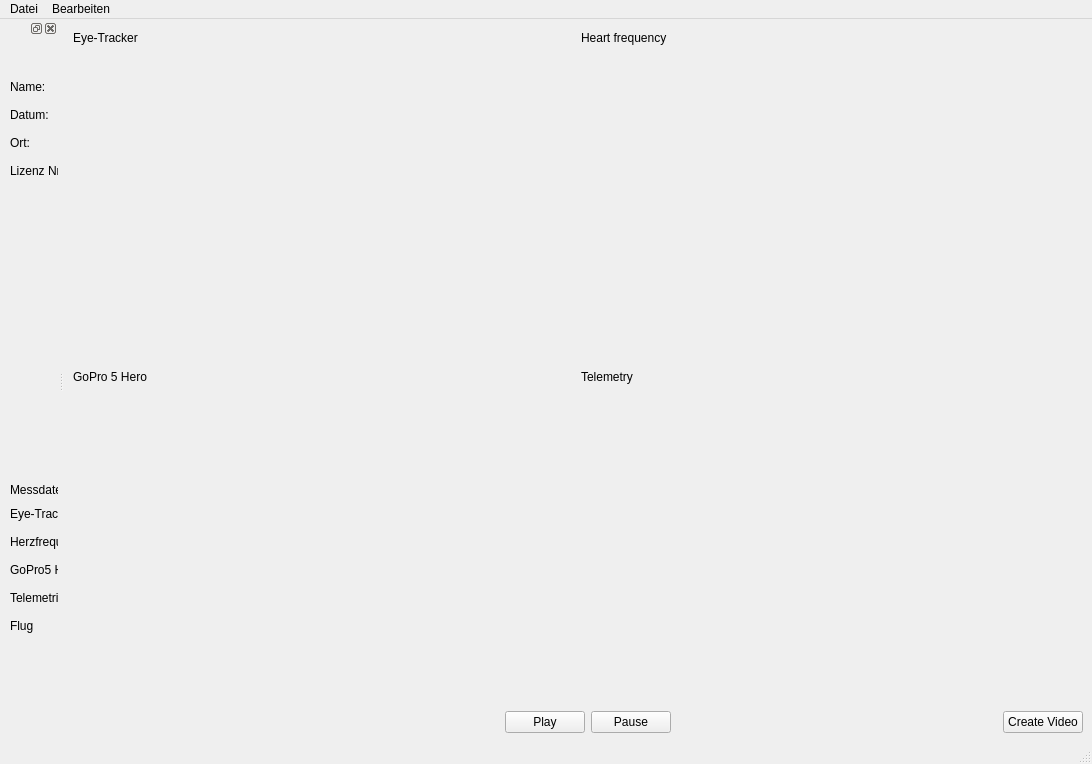
<?xml version="1.0" encoding="UTF-8"?>
<ui version="4.0">
 <class>Debriefing</class>
 <widget class="QMainWindow" name="Debriefing">
  <property name="geometry">
   <rect>
    <x>0</x>
    <y>0</y>
    <width>1092</width>
    <height>764</height>
   </rect>
  </property>
  <property name="windowTitle">
   <string>Debriefing</string>
  </property>
  <widget class="QWidget" name="centralwidget">
   <layout class="QGridLayout" name="gridLayout_3">
    <item row="2" column="1">
     <spacer name="horizontalSpacer">
      <property name="orientation">
       <enum>Qt::Horizontal</enum>
      </property>
      <property name="sizeHint" stdset="0">
       <size>
        <width>420</width>
        <height>20</height>
       </size>
      </property>
     </spacer>
    </item>
    <item row="2" column="4">
     <spacer name="horizontalSpacer_2">
      <property name="orientation">
       <enum>Qt::Horizontal</enum>
      </property>
      <property name="sizeHint" stdset="0">
       <size>
        <width>300</width>
        <height>20</height>
       </size>
      </property>
     </spacer>
    </item>
    <item row="1" column="0" colspan="6">
     <widget class="Phonon::SeekSlider" name="seekSlider">
      <property name="sizePolicy">
       <sizepolicy hsizetype="Minimum" vsizetype="Maximum">
        <horstretch>0</horstretch>
        <verstretch>0</verstretch>
       </sizepolicy>
      </property>
     </widget>
    </item>
    <item row="2" column="0">
     <widget class="Phonon::VolumeSlider" name="volumeSlider"/>
    </item>
    <item row="2" column="2">
     <widget class="QPushButton" name="pushButton">
      <property name="text">
       <string>Play</string>
      </property>
     </widget>
    </item>
    <item row="2" column="3">
     <widget class="QPushButton" name="pushButton_2">
      <property name="text">
       <string>Pause</string>
      </property>
     </widget>
    </item>
    <item row="2" column="5">
     <widget class="QPushButton" name="pushButton_3">
      <property name="text">
       <string>Create Video</string>
      </property>
     </widget>
    </item>
    <item row="0" column="0" colspan="6">
     <layout class="QGridLayout" name="gridLayout">
      <item row="0" column="0">
       <widget class="QLabel" name="label">
        <property name="maximumSize">
         <size>
          <width>16777215</width>
          <height>20</height>
         </size>
        </property>
        <property name="text">
         <string>Eye-Tracker</string>
        </property>
       </widget>
      </item>
      <item row="0" column="1">
       <widget class="QLabel" name="label_3">
        <property name="maximumSize">
         <size>
          <width>16777215</width>
          <height>20</height>
         </size>
        </property>
        <property name="text">
         <string>Heart frequency</string>
        </property>
       </widget>
      </item>
      <item row="1" column="0">
       <widget class="Phonon::VideoPlayer" name="videoPlayer_1"/>
      </item>
      <item row="1" column="1">
       <widget class="Phonon::VideoPlayer" name="videoPlayer_2"/>
      </item>
      <item row="2" column="0">
       <widget class="QLabel" name="label_2">
        <property name="maximumSize">
         <size>
          <width>16777215</width>
          <height>20</height>
         </size>
        </property>
        <property name="text">
         <string>GoPro 5 Hero</string>
        </property>
       </widget>
      </item>
      <item row="2" column="1">
       <widget class="QLabel" name="label_4">
        <property name="maximumSize">
         <size>
          <width>16777215</width>
          <height>20</height>
         </size>
        </property>
        <property name="text">
         <string>Telemetry</string>
        </property>
       </widget>
      </item>
      <item row="3" column="0">
       <widget class="Phonon::VideoPlayer" name="videoPlayer_3"/>
      </item>
      <item row="3" column="1">
       <widget class="Phonon::VideoPlayer" name="videoPlayer_4"/>
      </item>
     </layout>
    </item>
   </layout>
  </widget>
  <widget class="QStatusBar" name="statusbar"/>
  <widget class="QMenuBar" name="menuBar">
   <property name="geometry">
    <rect>
     <x>0</x>
     <y>0</y>
     <width>1092</width>
     <height>26</height>
    </rect>
   </property>
   <widget class="QMenu" name="menuDatei">
    <property name="title">
     <string>Datei</string>
    </property>
   </widget>
   <widget class="QMenu" name="menuBearbeiten">
    <property name="title">
     <string>Bearbeiten</string>
    </property>
   </widget>
   <addaction name="menuDatei"/>
   <addaction name="menuBearbeiten"/>
  </widget>
  <widget class="QDockWidget" name="dockWidget">
   <attribute name="dockWidgetArea">
    <number>1</number>
   </attribute>
   <widget class="QWidget" name="dockWidgetContents_2">
    <widget class="QWidget" name="layoutWidget">
     <property name="geometry">
      <rect>
       <x>10</x>
       <y>38</y>
       <width>323</width>
       <height>561</height>
      </rect>
     </property>
     <layout class="QGridLayout" name="gridLayout_23">
      <item row="1" column="1">
       <widget class="QLineEdit" name="lineEdit_20"/>
      </item>
      <item row="2" column="0">
       <widget class="QLabel" name="label_57">
        <property name="text">
         <string>Ort:</string>
        </property>
       </widget>
      </item>
      <item row="3" column="0">
       <widget class="QLabel" name="label_59">
        <property name="text">
         <string>Lizenz Nr.</string>
        </property>
       </widget>
      </item>
      <item row="2" column="1">
       <widget class="QLineEdit" name="lineEdit_21"/>
      </item>
      <item row="3" column="1">
       <widget class="QLineEdit" name="lineEdit_22"/>
      </item>
      <item row="0" column="1">
       <widget class="QLineEdit" name="lineEdit_23"/>
      </item>
      <item row="0" column="0">
       <widget class="QLabel" name="label_60">
        <property name="text">
         <string>Name:</string>
        </property>
       </widget>
      </item>
      <item row="9" column="2">
       <widget class="QPushButton" name="pushButton_9">
        <property name="text">
         <string>Durchsuchen</string>
        </property>
       </widget>
      </item>
      <item row="1" column="0">
       <widget class="QLabel" name="label_62">
        <property name="text">
         <string>Datum:</string>
        </property>
       </widget>
      </item>
      <item row="11" column="2">
       <widget class="QPushButton" name="pushButton_11">
        <property name="text">
         <string>Durchsuchen</string>
        </property>
       </widget>
      </item>
      <item row="10" column="2">
       <widget class="QPushButton" name="pushButton_10">
        <property name="text">
         <string>Durchsuchen</string>
        </property>
       </widget>
      </item>
      <item row="8" column="1">
       <widget class="QLineEdit" name="lineEdit_10"/>
      </item>
      <item row="11" column="1">
       <widget class="QLineEdit" name="lineEdit_24"/>
      </item>
      <item row="11" column="0">
       <widget class="QLabel" name="label_63">
        <property name="text">
         <string>Flug</string>
        </property>
       </widget>
      </item>
      <item row="8" column="2">
       <widget class="QPushButton" name="pushButton_12">
        <property name="text">
         <string>Durchsuchen</string>
        </property>
       </widget>
      </item>
      <item row="10" column="0">
       <widget class="QLabel" name="label_64">
        <property name="text">
         <string>Telemetrie</string>
        </property>
       </widget>
      </item>
      <item row="7" column="1">
       <widget class="QLineEdit" name="lineEdit_8"/>
      </item>
      <item row="8" column="0">
       <widget class="QLabel" name="label_38">
        <property name="text">
         <string>Herzfrequenz</string>
        </property>
       </widget>
      </item>
      <item row="7" column="2">
       <widget class="QPushButton" name="pushButton_13">
        <property name="text">
         <string>Durchsuchen</string>
        </property>
       </widget>
      </item>
      <item row="9" column="1">
       <widget class="QLineEdit" name="lineEdit_25"/>
      </item>
      <item row="10" column="1">
       <widget class="QLineEdit" name="lineEdit_26"/>
      </item>
      <item row="7" column="0">
       <widget class="QLabel" name="label_39">
        <property name="text">
         <string>Eye-Tracker:</string>
        </property>
       </widget>
      </item>
      <item row="9" column="0">
       <widget class="QLabel" name="label_65">
        <property name="text">
         <string>GoPro5 HERO</string>
        </property>
       </widget>
      </item>
      <item row="6" column="0">
       <widget class="QLabel" name="label_66">
        <property name="text">
         <string>Messdaten:</string>
        </property>
       </widget>
      </item>
      <item row="4" column="0" colspan="3">
       <spacer name="verticalSpacer">
        <property name="orientation">
         <enum>Qt::Vertical</enum>
        </property>
        <property name="sizeHint" stdset="0">
         <size>
          <width>20</width>
          <height>5</height>
         </size>
        </property>
       </spacer>
      </item>
     </layout>
    </widget>
   </widget>
  </widget>
 </widget>
 <customwidgets>
  <customwidget>
   <class>Phonon::VideoPlayer</class>
   <extends>QWidget</extends>
   <header location="global">phonon/videoplayer.h</header>
  </customwidget>
  <customwidget>
   <class>Phonon::SeekSlider</class>
   <extends>QWidget</extends>
   <header location="global">phonon/seekslider.h</header>
  </customwidget>
  <customwidget>
   <class>Phonon::VolumeSlider</class>
   <extends>QWidget</extends>
   <header location="global">phonon/volumeslider.h</header>
  </customwidget>
 </customwidgets>
 <resources/>
 <connections>
  <connection>
   <sender>pushButton</sender>
   <signal>clicked()</signal>
   <receiver>videoPlayer_3</receiver>
   <slot>play()</slot>
   <hints>
    <hint type="sourcelabel">
     <x>217</x>
     <y>616</y>
    </hint>
    <hint type="destinationlabel">
     <x>115</x>
     <y>528</y>
    </hint>
   </hints>
  </connection>
  <connection>
   <sender>pushButton</sender>
   <signal>clicked()</signal>
   <receiver>videoPlayer_1</receiver>
   <slot>play()</slot>
   <hints>
    <hint type="sourcelabel">
     <x>235</x>
     <y>619</y>
    </hint>
    <hint type="destinationlabel">
     <x>180</x>
     <y>262</y>
    </hint>
   </hints>
  </connection>
  <connection>
   <sender>pushButton_2</sender>
   <signal>clicked()</signal>
   <receiver>videoPlayer_1</receiver>
   <slot>pause()</slot>
   <hints>
    <hint type="sourcelabel">
     <x>297</x>
     <y>618</y>
    </hint>
    <hint type="destinationlabel">
     <x>278</x>
     <y>268</y>
    </hint>
   </hints>
  </connection>
  <connection>
   <sender>pushButton_2</sender>
   <signal>clicked()</signal>
   <receiver>videoPlayer_3</receiver>
   <slot>pause()</slot>
   <hints>
    <hint type="sourcelabel">
     <x>338</x>
     <y>618</y>
    </hint>
    <hint type="destinationlabel">
     <x>275</x>
     <y>526</y>
    </hint>
   </hints>
  </connection>
  <connection>
   <sender>pushButton_2</sender>
   <signal>clicked()</signal>
   <receiver>videoPlayer_2</receiver>
   <slot>pause()</slot>
   <hints>
    <hint type="sourcelabel">
     <x>382</x>
     <y>629</y>
    </hint>
    <hint type="destinationlabel">
     <x>697</x>
     <y>273</y>
    </hint>
   </hints>
  </connection>
  <connection>
   <sender>pushButton</sender>
   <signal>clicked()</signal>
   <receiver>videoPlayer_2</receiver>
   <slot>play()</slot>
   <hints>
    <hint type="sourcelabel">
     <x>241</x>
     <y>622</y>
    </hint>
    <hint type="destinationlabel">
     <x>584</x>
     <y>263</y>
    </hint>
   </hints>
  </connection>
 </connections>
</ui>
